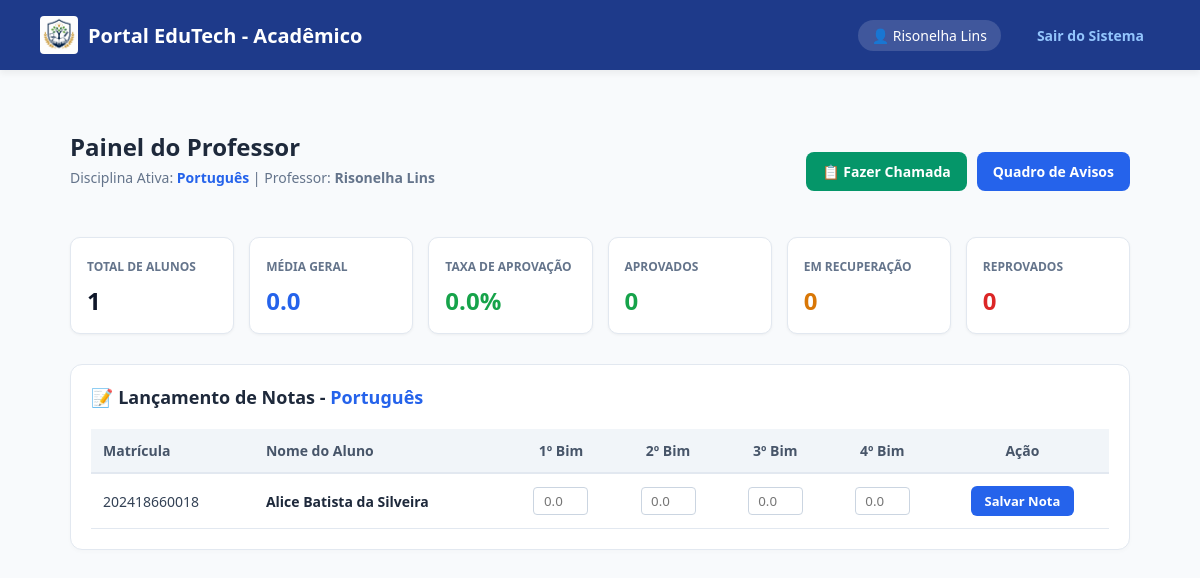
Page /professor (signed in) on the earlier database version.
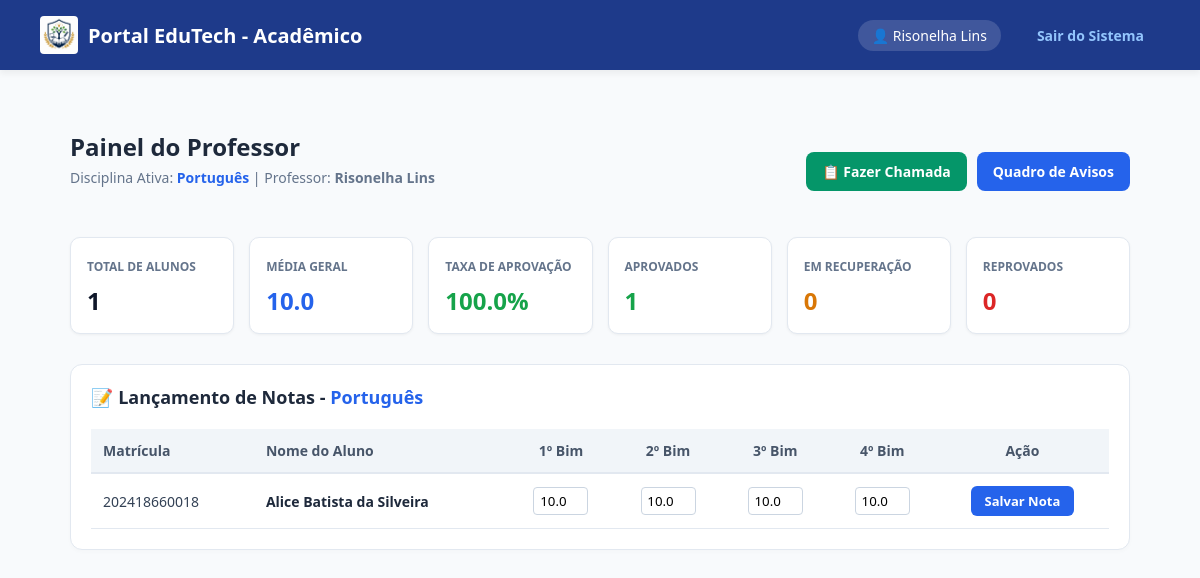
Same page on the later database version.
### modelos/aluno.py (models this page shows, shortened)
class Aluno(db.Model):
    __tablename__ = 'alunos'
    id = db.Column(db.Integer, primary_key=True, autoincrement=True)
    nome = db.Column(db.String(150), nullable=False)
    matricula = db.Column(db.String(20), unique=True, nullable=False)
    senha = db.Column(db.String(100), nullable=False, default='123')
    email = db.Column(db.String(100), unique=False, nullable=True)
    curso = db.Column(db.String(100), nullable=False, default='Técnico em Informática')
    data = db.Column(db.String(20), nullable=False, default='2026')
    b1 = db.Column(db.Float, nullable=True, default=None)
    b2 = db.Column(db.Float, nullable=True, default=None)
    b3 = db.Column(db.Float, nullable=True, default=None)
    b4 = db.Column(db.Float, nullable=True, default=None)
    presencas = db.relationship(
        'Presenca',
        backref='aluno',
        cascade='all, delete-orphan',
        lazy=True
    )
    notas_disciplinas = db.relationship(
        'Nota',
        backref='aluno_rel',
        cascade='all, delete-orphan',
        lazy=True
    )

### modelos/nota.py (models this page shows)
class Nota(db.Model):
    __tablename__ = 'notas'
    id = db.Column(db.Integer, primary_key=True, autoincrement=True)
    matricula_aluno = db.Column(db.String(50), db.ForeignKey('alunos.matricula'), nullable=False)
    disciplina = db.Column(db.String(100), nullable=False)
    b1 = db.Column(db.Float, nullable=True, default=None)
    b2 = db.Column(db.Float, nullable=True, default=None)
    b3 = db.Column(db.Float, nullable=True, default=None)
    b4 = db.Column(db.Float, nullable=True, default=None)
    @property
    def media(self):
        notas_lancadas = [n for n in [self.b1, self.b2, self.b3, self.b4] if n is not None]
        if not notas_lancadas:
            return 0.0
        return round(sum(notas_lancadas) / len(notas_lancadas), 1)
    @property
    def situacao(self):
        notas_lancadas = [n for n in [self.b1, self.b2, self.b3, self.b4] if n is not None]
        if not notas_lancadas:
            return "Em Aberto"
        return "Aprovado" if self.media >= 7.0 else "Recuperação"

### blueprints/bp_professor.py (the view)
@bp_professor.route('/professor')
def dashboard():
    if session.get('perfil') != 'Professor':
        return redirect(url_for('index'))
    alunos = aluno_dao.listar_todos()
    disciplina_professor = session.get('disciplina') or 'Geral'
    for aluno in alunos:
        nota_obj = Nota.query.filter_by(
            matricula_aluno=str(aluno.matricula).strip(),
            disciplina=str(disciplina_professor).strip()
        ).first()
        if nota_obj:
            aluno.b1_disc = nota_obj.b1
            aluno.b2_disc = nota_obj.b2
            aluno.b3_disc = nota_obj.b3
            aluno.b4_disc = nota_obj.b4
            aluno.media_disc = nota_obj.media
            aluno.situacao_disc = nota_obj.situacao
        else:
            aluno.b1_disc = None
            aluno.b2_disc = None
            aluno.b3_disc = None
            aluno.b4_disc = None
            aluno.media_disc = 0.0
            aluno.situacao_disc = 'Em Aberto'
    total_alunos = len(alunos)
    aprovados = 0
    recuperacao = 0
    reprovados = 0
    soma_medias = 0.0
    qtd_com_media = 0
    for aluno in alunos:
        if aluno.situacao_disc == 'Aprovado':
            aprovados += 1
        elif aluno.situacao_disc == 'Recuperação':
            recuperacao += 1
        if aluno.media_disc > 0:
            soma_medias += aluno.media_disc
            qtd_com_media += 1
    media_geral = round(soma_medias / qtd_com_media, 1) if qtd_com_media > 0 else 0.0
    taxa_aprovacao = round((aprovados / total_alunos) * 100, 1) if total_alunos > 0 else 0.0
    stats = {
        'total': total_alunos,
        'media_geral': media_geral,
        'taxa_aprovacao': taxa_aprovacao,
        'aprovados': aprovados,
        'recuperacao': recuperacao,
        'reprovados': reprovados
    }
    return render_template(
        'professor.html',
        alunos=alunos,
        stats=stats,
        disciplina=disciplina_professor
    )

### dao/aluno_dao.py (called while the page is built)
    def listar_todos(self):
        return Aluno.query.order_by(Aluno.nome).all()

### templates/professor.html (shortened to what the changed rows need)
{% extends 'base.html' %}
{% block styles %}
<link rel="stylesheet" href="{{ url_for('static', filename='professor.css') }}">
{% endblock %}
{% block content %}
<div class="professor-panel" style="max-width: 1100px; margin: 0 auto; padding: 20px;">
    <div class="panel-header" style="display: flex; justify-content: space-between; align-items: center; margin-bottom: 25px;">
        <div>
            <h2 style="margin: 0; color: #1e293b;">Painel do Professor</h2>
            <p style="margin-top: 5px; color: #64748b; font-size: 14px;">
                Disciplina Ativa: <strong style="color: #2563eb;">{{ disciplina }}</strong> | Professor: <strong>{{ session.usuario }}</strong>
            </p>
        </div>
    </div>
    <div class="stats-grid" style="display: grid; grid-template-columns: repeat(auto-fit, minmax(160px, 1fr)); gap: 15px; margin-bottom: 30px;">
        <div class="stat-card" style="background: #ffffff; padding: 16px; border-radius: 10px; border: 1px solid #e2e8f0; box-shadow: 0 1px 3px rgba(0,0,0,0.05);">
            <span style="font-size: 12px; color: #64748b; font-weight: 600; text-transform: uppercase;">Média Geral</span>
            <h3 style="margin: 8px 0 0 0; font-size: 24px; color: #2563eb;">{{ stats.media_geral }}</h3>
        </div>
        <div class="stat-card" style="background: #ffffff; padding: 16px; border-radius: 10px; border: 1px solid #e2e8f0; box-shadow: 0 1px 3px rgba(0,0,0,0.05);">
            <span style="font-size: 12px; color: #64748b; font-weight: 600; text-transform: uppercase;">Taxa de Aprovação</span>
            <h3 style="margin: 8px 0 0 0; font-size: 24px; color: #16a34a;">{{ stats.taxa_aprovacao }}%</h3>
        </div>
        <div class="stat-card" style="background: #ffffff; padding: 16px; border-radius: 10px; border: 1px solid #e2e8f0; box-shadow: 0 1px 3px rgba(0,0,0,0.05);">
            <span style="font-size: 12px; color: #64748b; font-weight: 600; text-transform: uppercase;">Aprovados</span>
            <h3 style="margin: 8px 0 0 0; font-size: 24px; color: #16a34a;">{{ stats.aprovados }}</h3>
        </div>
    </div>
    <div class="table-container" style="background: #ffffff; border-radius: 12px; border: 1px solid #e2e8f0; padding: 20px; box-shadow: 0 2px 4px rgba(0,0,0,0.02);">
        <h3 style="margin-top: 0; margin-bottom: 20px; color: #1e293b; font-size: 18px;">
            📝 Lançamento de Notas - <span style="color: #2563eb;">{{ disciplina }}</span>
        </h3>
        <div style="overflow-x: auto;">
            <table style="width: 100%; border-collapse: collapse; text-align: left; font-size: 14px;">
                <thead>
                    <tr style="background-color: #f8fafc;">
                        <th scope="col" style="padding: 12px; border-bottom: 2px solid #e2e8f0; color: #475569;">Matrícula</th>
                        <th scope="col" style="padding: 12px; border-bottom: 2px solid #e2e8f0; color: #475569;">Nome do Aluno</th>
                        <th scope="col" style="padding: 12px; border-bottom: 2px solid #e2e8f0; color: #475569; text-align: center;">1º Bim</th>
                        <th scope="col" style="padding: 12px; border-bottom: 2px solid #e2e8f0; color: #475569; text-align: center;">2º Bim</th>
                        <th scope="col" style="padding: 12px; border-bottom: 2px solid #e2e8f0; color: #475569; text-align: center;">3º Bim</th>
                        <th scope="col" style="padding: 12px; border-bottom: 2px solid #e2e8f0; color: #475569; text-align: center;">4º Bim</th>
                        <th scope="col" style="padding: 12px; border-bottom: 2px solid #e2e8f0; color: #475569; text-align: center;">Ação</th>
                    </tr>
                </thead>
                <tbody>
                    {% for aluno in alunos %}
                    <tr>
                        <form action="{{ url_for('professor.lancar_notas') }}" method="POST">
                            <td style="padding: 12px; border-bottom: 1px solid #e2e8f0;">
                                <code>{{ aluno.matricula }}</code>
                            </td>
                            <td style="padding: 12px; border-bottom: 1px solid #e2e8f0; font-weight: 600; color: #1e293b;">
                                {{ aluno.nome }}
                            </td>
                            <td style="padding: 12px; border-bottom: 1px solid #e2e8f0; text-align: center;">
                                <input type="number" step="0.1" min="0" max="10" name="b1"
                                       value="{{ aluno.b1_disc if aluno.b1_disc is not none else '' }}"
                                       placeholder="0.0" style="width: 55px; text-align: center; padding: 4px; border: 1px solid #cbd5e1; border-radius: 4px;">
                            </td>
                            <td style="padding: 12px; border-bottom: 1px solid #e2e8f0; text-align: center;">
                                <input type="number" step="0.1" min="0" max="10" name="b2"
                                       value="{{ aluno.b2_disc if aluno.b2_disc is not none else '' }}"
                                       placeholder="0.0" style="width: 55px; text-align: center; padding: 4px; border: 1px solid #cbd5e1; border-radius: 4px;">
                            </td>
                            <td style="padding: 12px; border-bottom: 1px solid #e2e8f0; text-align: center;">
                                <input type="number" step="0.1" min="0" max="10" name="b3"
                                       value="{{ aluno.b3_disc if aluno.b3_disc is not none else '' }}"
                                       placeholder="0.0" style="width: 55px; text-align: center; padding: 4px; border: 1px solid #cbd5e1; border-radius: 4px;">
                            </td>
                            <td style="padding: 12px; border-bottom: 1px solid #e2e8f0; text-align: center;">
                                <input type="number" step="0.1" min="0" max="10" name="b4"
                                       value="{{ aluno.b4_disc if aluno.b4_disc is not none else '' }}"
                                       placeholder="0.0" style="width: 55px; text-align: center; padding: 4px; border: 1px solid #cbd5e1; border-radius: 4px;">
                            </td>
                            <td style="padding: 12px; border-bottom: 1px solid #e2e8f0; text-align: center;">
                                <button type="submit" style="background-color: #2563eb; color: #ffffff; border: none; padding: 6px 14px; border-radius: 6px; font-size: 13px; font-weight: 600; cursor: pointer; transition: background 0.2s;">
                                    Salvar Nota
                                </button>
                            </td>
                        </form>
                    </tr>
                    {% else %}
                    <tr>
                        <td colspan="7" style="padding: 20px; text-align: center; color: #64748b; font-style: italic;">
                            Nenhum aluno cadastrado no sistema.
                        </td>
                    </tr>
                    {% endfor %}
                </tbody>
            </table>
        </div>
    </div>
</div>
{% endblock %}

Differences in the rows shown:
now on this page (row edited): Nota: disciplina "Português"
shown differently, row unchanged: Aluno "Alice Batista da Silveira": b1 (not shown) → "10.0"; b2 (not shown) → "10.0"; b3 (not shown) → "10.0"; b4 (not shown) → "10.0"
Other differences:
{{ stats.media_geral }}: "0.0" → "10.0"
{{ stats.taxa_aprovacao }}: "0.0" → "100.0"
{{ stats.aprovados }}: "0" → "1"
{{ disciplina }}: "Português" → (not shown)
